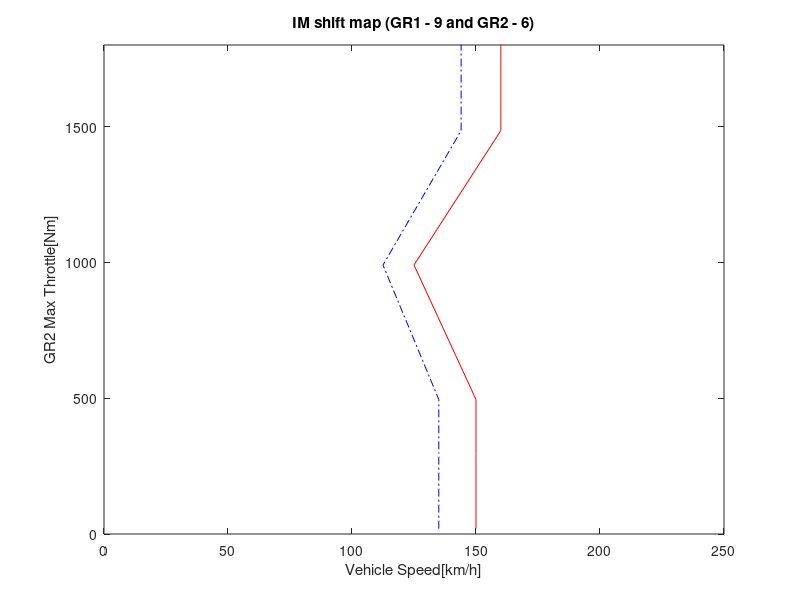

Reproduce this figure in MATLAB.

clear all
close all
clc
clf
clear

Rt = 0.406 * 0.96;

GR1=9;
GR2=6;

%IM map

wshift=[150 150 150 125 160 160];
dwshift=0.9.*wshift;
Tshift=330*GR2.*[0.01 0.15 0.25 0.5 0.75 1];
figure(1)
plot(wshift,Tshift,'-r',dwshift,Tshift,'-.b');
title(['IM shift map (GR1 - 9 and GR2 - 6)']);
% ,num2str(GR1)
xlim([0 250]);ylim([0 300*GR2]);
xlabel('Vehicle Speed[km/h]');ylabel('GR2 Max Throttle[Nm]');

%SRM map

%wshift=[200 200 300 300 300 300];
%dwshift=0.9.*wshift;
%Tshift=600*GR2.*[0.01 0.15 0.25 0.5 0.75 1];
%figure(2)
%plot(wshift,Tshift,'-r',dwshift,Tshift,'-.b');
%title(['SRM shift map (GR1 - 9 and GR2 - 6)']);
% ,num2str(GR1)
%xlim([0 350]);ylim([0 600*GR2]);
%xlabel('Vehicle Speed[km/h]');ylabel('GR2 Max Throttle[Nm]');